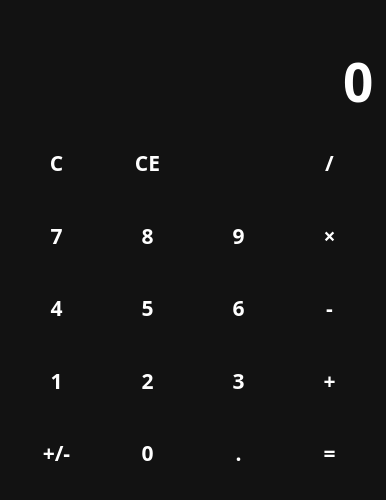
<?xml version="1.0" encoding="UTF-8"?>
<ui version="4.0">
 <class>MainWindow</class>
 <widget class="QMainWindow" name="MainWindow">
  <property name="geometry">
   <rect>
    <x>0</x>
    <y>0</y>
    <width>386</width>
    <height>500</height>
   </rect>
  </property>
  <property name="sizePolicy">
   <sizepolicy hsizetype="Preferred" vsizetype="Maximum">
    <horstretch>0</horstretch>
    <verstretch>0</verstretch>
   </sizepolicy>
  </property>
  <property name="minimumSize">
   <size>
    <width>300</width>
    <height>500</height>
   </size>
  </property>
  <property name="windowTitle">
   <string>Калькуляторчик</string>
  </property>
  <property name="windowIcon">
   <iconset resource="files.qrc">
    <normaloff>:/icons/icons/calculate.png</normaloff>:/icons/icons/calculate.png</iconset>
  </property>
  <property name="styleSheet">
   <string notr="true">QWidget{
	
	color: white;
	background-color: #121212;	
	font-family: Rubik;	
	font-size: 16pt;
	font-weight: 600;
}
QPushButton{
	background-color: transparent;
	border: none;
}
QPushButton:hover{
	background-color: #666;
}
QPushButton:pressed{
	background-color: #888;
}</string>
  </property>
  <widget class="QWidget" name="centralwidget">
   <layout class="QVBoxLayout" name="verticalLayout">
    <item>
     <widget class="QLabel" name="lbl">
      <property name="sizePolicy">
       <sizepolicy hsizetype="Preferred" vsizetype="Maximum">
        <horstretch>0</horstretch>
        <verstretch>0</verstretch>
       </sizepolicy>
      </property>
      <property name="minimumSize">
       <size>
        <width>300</width>
        <height>0</height>
       </size>
      </property>
      <property name="styleSheet">
       <string notr="true">color:#888</string>
      </property>
      <property name="text">
       <string/>
      </property>
      <property name="alignment">
       <set>Qt::AlignRight|Qt::AlignTrailing|Qt::AlignVCenter</set>
      </property>
     </widget>
    </item>
    <item>
     <widget class="QLineEdit" name="le">
      <property name="sizePolicy">
       <sizepolicy hsizetype="Expanding" vsizetype="Maximum">
        <horstretch>0</horstretch>
        <verstretch>0</verstretch>
       </sizepolicy>
      </property>
      <property name="styleSheet">
       <string notr="true">font-size: 40pt;
border: none</string>
      </property>
      <property name="text">
       <string>0</string>
      </property>
      <property name="maxLength">
       <number>10</number>
      </property>
      <property name="alignment">
       <set>Qt::AlignRight|Qt::AlignTrailing|Qt::AlignVCenter</set>
      </property>
     </widget>
    </item>
    <item>
     <layout class="QGridLayout" name="gridLayout">
      <property name="leftMargin">
       <number>5</number>
      </property>
      <property name="topMargin">
       <number>5</number>
      </property>
      <property name="rightMargin">
       <number>5</number>
      </property>
      <property name="bottomMargin">
       <number>5</number>
      </property>
      <item row="0" column="3">
       <widget class="QPushButton" name="btn_div">
        <property name="sizePolicy">
         <sizepolicy hsizetype="Minimum" vsizetype="Expanding">
          <horstretch>0</horstretch>
          <verstretch>0</verstretch>
         </sizepolicy>
        </property>
        <property name="layoutDirection">
         <enum>Qt::LeftToRight</enum>
        </property>
        <property name="text">
         <string>/</string>
        </property>
        <property name="shortcut">
         <string>/</string>
        </property>
       </widget>
      </item>
      <item row="1" column="0">
       <widget class="QPushButton" name="btn_7">
        <property name="sizePolicy">
         <sizepolicy hsizetype="Minimum" vsizetype="Expanding">
          <horstretch>0</horstretch>
          <verstretch>0</verstretch>
         </sizepolicy>
        </property>
        <property name="text">
         <string>7</string>
        </property>
        <property name="shortcut">
         <string>7</string>
        </property>
       </widget>
      </item>
      <item row="1" column="1">
       <widget class="QPushButton" name="btn_8">
        <property name="sizePolicy">
         <sizepolicy hsizetype="Minimum" vsizetype="Expanding">
          <horstretch>0</horstretch>
          <verstretch>0</verstretch>
         </sizepolicy>
        </property>
        <property name="text">
         <string>8</string>
        </property>
        <property name="shortcut">
         <string>8</string>
        </property>
       </widget>
      </item>
      <item row="0" column="2">
       <widget class="QPushButton" name="btn_backspace">
        <property name="sizePolicy">
         <sizepolicy hsizetype="Minimum" vsizetype="Expanding">
          <horstretch>0</horstretch>
          <verstretch>0</verstretch>
         </sizepolicy>
        </property>
        <property name="text">
         <string/>
        </property>
        <property name="icon">
         <iconset resource="files.qrc">
          <normaloff>:/icons/icons/backspace.png</normaloff>:/icons/icons/backspace.png</iconset>
        </property>
        <property name="iconSize">
         <size>
          <width>30</width>
          <height>30</height>
         </size>
        </property>
       </widget>
      </item>
      <item row="1" column="2">
       <widget class="QPushButton" name="btn_9">
        <property name="sizePolicy">
         <sizepolicy hsizetype="Minimum" vsizetype="Expanding">
          <horstretch>0</horstretch>
          <verstretch>0</verstretch>
         </sizepolicy>
        </property>
        <property name="text">
         <string>9</string>
        </property>
        <property name="shortcut">
         <string>9</string>
        </property>
       </widget>
      </item>
      <item row="0" column="0">
       <widget class="QPushButton" name="btn_c">
        <property name="sizePolicy">
         <sizepolicy hsizetype="Minimum" vsizetype="Expanding">
          <horstretch>0</horstretch>
          <verstretch>0</verstretch>
         </sizepolicy>
        </property>
        <property name="cursor">
         <cursorShape>PointingHandCursor</cursorShape>
        </property>
        <property name="text">
         <string>C</string>
        </property>
       </widget>
      </item>
      <item row="1" column="3">
       <widget class="QPushButton" name="btn_mult">
        <property name="sizePolicy">
         <sizepolicy hsizetype="Minimum" vsizetype="Expanding">
          <horstretch>0</horstretch>
          <verstretch>0</verstretch>
         </sizepolicy>
        </property>
        <property name="text">
         <string>×</string>
        </property>
        <property name="shortcut">
         <string>*</string>
        </property>
       </widget>
      </item>
      <item row="0" column="1">
       <widget class="QPushButton" name="btn_ce">
        <property name="sizePolicy">
         <sizepolicy hsizetype="Minimum" vsizetype="Expanding">
          <horstretch>0</horstretch>
          <verstretch>0</verstretch>
         </sizepolicy>
        </property>
        <property name="text">
         <string>CE</string>
        </property>
       </widget>
      </item>
      <item row="2" column="0">
       <widget class="QPushButton" name="btn_4">
        <property name="sizePolicy">
         <sizepolicy hsizetype="Minimum" vsizetype="Expanding">
          <horstretch>0</horstretch>
          <verstretch>0</verstretch>
         </sizepolicy>
        </property>
        <property name="text">
         <string>4</string>
        </property>
        <property name="shortcut">
         <string>4</string>
        </property>
       </widget>
      </item>
      <item row="2" column="1">
       <widget class="QPushButton" name="btn_5">
        <property name="sizePolicy">
         <sizepolicy hsizetype="Minimum" vsizetype="Expanding">
          <horstretch>0</horstretch>
          <verstretch>0</verstretch>
         </sizepolicy>
        </property>
        <property name="text">
         <string>5</string>
        </property>
        <property name="shortcut">
         <string>5</string>
        </property>
       </widget>
      </item>
      <item row="4" column="3">
       <widget class="QPushButton" name="btn_eq">
        <property name="sizePolicy">
         <sizepolicy hsizetype="Minimum" vsizetype="Expanding">
          <horstretch>0</horstretch>
          <verstretch>0</verstretch>
         </sizepolicy>
        </property>
        <property name="text">
         <string>=</string>
        </property>
        <property name="shortcut">
         <string>=</string>
        </property>
       </widget>
      </item>
      <item row="2" column="2">
       <widget class="QPushButton" name="btn_6">
        <property name="sizePolicy">
         <sizepolicy hsizetype="Minimum" vsizetype="Expanding">
          <horstretch>0</horstretch>
          <verstretch>0</verstretch>
         </sizepolicy>
        </property>
        <property name="text">
         <string>6</string>
        </property>
        <property name="shortcut">
         <string>6</string>
        </property>
       </widget>
      </item>
      <item row="4" column="0">
       <widget class="QPushButton" name="btn_sgn">
        <property name="sizePolicy">
         <sizepolicy hsizetype="Minimum" vsizetype="Expanding">
          <horstretch>0</horstretch>
          <verstretch>0</verstretch>
         </sizepolicy>
        </property>
        <property name="layoutDirection">
         <enum>Qt::LeftToRight</enum>
        </property>
        <property name="text">
         <string>+/-</string>
        </property>
       </widget>
      </item>
      <item row="4" column="1">
       <widget class="QPushButton" name="btn_0">
        <property name="sizePolicy">
         <sizepolicy hsizetype="Minimum" vsizetype="Expanding">
          <horstretch>0</horstretch>
          <verstretch>0</verstretch>
         </sizepolicy>
        </property>
        <property name="cursor">
         <cursorShape>BusyCursor</cursorShape>
        </property>
        <property name="text">
         <string>0</string>
        </property>
        <property name="shortcut">
         <string>0</string>
        </property>
       </widget>
      </item>
      <item row="4" column="2">
       <widget class="QPushButton" name="btn_dot">
        <property name="sizePolicy">
         <sizepolicy hsizetype="Minimum" vsizetype="Expanding">
          <horstretch>0</horstretch>
          <verstretch>0</verstretch>
         </sizepolicy>
        </property>
        <property name="text">
         <string>.</string>
        </property>
        <property name="shortcut">
         <string>.</string>
        </property>
       </widget>
      </item>
      <item row="3" column="2">
       <widget class="QPushButton" name="btn_3">
        <property name="sizePolicy">
         <sizepolicy hsizetype="Minimum" vsizetype="Expanding">
          <horstretch>0</horstretch>
          <verstretch>0</verstretch>
         </sizepolicy>
        </property>
        <property name="text">
         <string>3</string>
        </property>
        <property name="shortcut">
         <string>3</string>
        </property>
       </widget>
      </item>
      <item row="3" column="0">
       <widget class="QPushButton" name="btn_1">
        <property name="sizePolicy">
         <sizepolicy hsizetype="Minimum" vsizetype="Expanding">
          <horstretch>0</horstretch>
          <verstretch>0</verstretch>
         </sizepolicy>
        </property>
        <property name="text">
         <string>1</string>
        </property>
        <property name="shortcut">
         <string>1</string>
        </property>
       </widget>
      </item>
      <item row="3" column="1">
       <widget class="QPushButton" name="btn_2">
        <property name="sizePolicy">
         <sizepolicy hsizetype="Minimum" vsizetype="Expanding">
          <horstretch>0</horstretch>
          <verstretch>0</verstretch>
         </sizepolicy>
        </property>
        <property name="text">
         <string>2</string>
        </property>
        <property name="shortcut">
         <string>2</string>
        </property>
       </widget>
      </item>
      <item row="3" column="3">
       <widget class="QPushButton" name="btn_plus">
        <property name="sizePolicy">
         <sizepolicy hsizetype="Minimum" vsizetype="Expanding">
          <horstretch>0</horstretch>
          <verstretch>0</verstretch>
         </sizepolicy>
        </property>
        <property name="text">
         <string>+</string>
        </property>
       </widget>
      </item>
      <item row="2" column="3">
       <widget class="QPushButton" name="btn_minus">
        <property name="sizePolicy">
         <sizepolicy hsizetype="Minimum" vsizetype="Expanding">
          <horstretch>0</horstretch>
          <verstretch>0</verstretch>
         </sizepolicy>
        </property>
        <property name="text">
         <string>-</string>
        </property>
       </widget>
      </item>
     </layout>
    </item>
   </layout>
  </widget>
 </widget>
 <resources>
  <include location="files.qrc"/>
 </resources>
 <connections/>
</ui>
